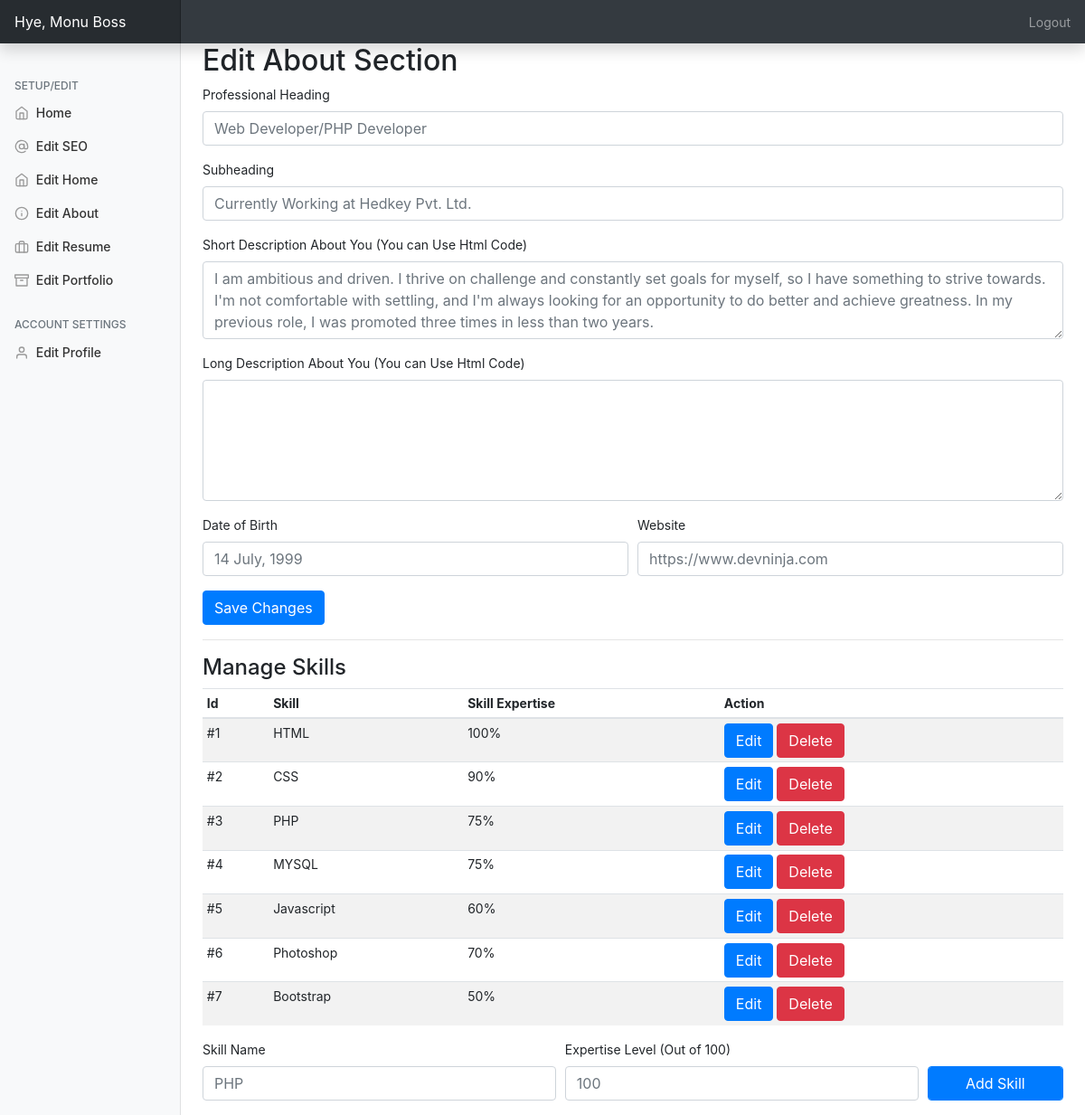
Page /admin/?editabout=true (signed in) on the committed database.
### tables this page shows
CREATE TABLE `skills` (
  `id` int(11) NOT NULL,
  `skill` varchar(250) NOT NULL,
  `score` varchar(250) NOT NULL
);

### admin/php/about.php (the view, shortened to what this page needs)
<h2>Edit About Section</h2>
         <form method="post" action="php/uabout.php">
         <div class="form-row">
             <div class="form-group col-md-12">
    <label for="ptitle">Professional Heading</label>
    <input type="text" name="ptitle" value="<?=$data['heading']?>" class="form-control" id="ptitle" placeholder="Web Developer/PHP Developer">
  </div>
        <div class="form-group col-md-12">
    <label for="psubtitle">Subheading</label>
    <input type="text" name="psubtitle" value="<?=$data['subheading']?>" class="form-control" id="psubtitle" placeholder="Currently Working at Hedkey Pvt. Ltd.">
  </div>
    <div class="form-group col-md-12">
    <label for="exampleFormControlTextarea1">Short Description About You (You can Use Html Code)</label>
    <textarea class="form-control" name="shortdesc" id="exampleFormControlTextarea1" rows="3" placeholder="I am ambitious and driven. I thrive on challenge and constantly set goals for myself, so I have something to strive towards. I'm not comfortable with settling, and I'm always looking for an opportunity to do better and achieve greatness. In my previous role, I was promoted three times in less than two years."><?=$data['shortdesc'];?></textarea>
  </div>
        <div class="form-group col-md-12">
    <label for="exampleFormControlTextarea1">Long Description About You (You can Use Html Code)</label>
    <textarea class="form-control" id="exampleFormControlTextarea1" rows="5" name="longdesc" placeholder="I am a person who is positive about every aspect of life. There are many things I like to do, to see, and to experience. I like to read, I like to write; I like to think, I like to dream; I like to talk, I like to listen. I like to see the sunrise in the morning, I like to see the moonlight at night; I like to feel the music flowing on my face, I like to smell the wind coming from the ocean. I like to look at the clouds in the sky with a blank mind, I like to do thought experiment when I cannot sleep in the middle of the night. I like flowers in spring, rain in summer, leaves in autumn, and snow in winter. I like to sleep early, I like to get up late; I like to be alone, I like to be surrounded by people. I like country’s peace, I like metropolis’ noise; I like the beautiful west lake in Hangzhou, I like the flat cornfield in Champaign. I like delicious food and comfortable shoes; I like good books and romantic movies. I like the land and the nature, I like people. And, I like to laugh."><?=$data['longdesc'];?>
    </textarea>
  </div>
        <div class="form-group col-md-6">
    <label for="bd">Date of Birth</label>
    <input type="text" name="dob" value="<?=$data['dob']?>" class="form-control" id="dob" placeholder="14 July, 1999">
  </div>
        <div class="form-group col-md-6">
    <label for="website">Website</label>
    <input type="text" name="website" value="<?=$data['website']?>" class="form-control" id="website" placeholder="https://www.devninja.com">
  </div>
         </div>
         <input type="submit" name="save" class="btn btn-primary" value="Save Changes">
         </form>
         <hr>
         <h4 ID="skillsection">Manage Skills</h4>
         <table class="table table-striped table-sm">
          <thead>
            <tr>
              <th>Id</th>
              <th>Skill</th>
              <th>Skill Expertise</th>
              <th>Action</th>
            </tr>
          </thead>
          <tbody>
         <?php
$query2="SELECT * FROM skills";
$queryrun2=mysqli_query($db,$query2);
$count=1;
while($data2=mysqli_fetch_array($queryrun2)){
    ?>
     <tr>
          <td>#<?=$count?></td>
              <td><?=$data2['skill']?></td>
         <td><?=$data2['score']?>%</td>
         <td><button type="button" class="btn btn-primary" data-toggle="modal" data-target="#modal<?=$data2['id']?>">
  Edit
</button> <a href="php/supdate.php?del=<?=$data2['id']?>"><button type="button" class="btn btn-danger" data-toggle="modal" data-target="#exampleModal">
  Delete
             </button></a></td>
            </tr>
         <?php $count++;
} ?>
             </tbody></table>
             <form action="php/supdate.php" method="post">
                 <div class="form-row">
                     <div class="form-group col-md-5">
    <label for="sn">Skill Name</label>
    <input type="text" name="skill" class="form-control" id="website" placeholder="PHP" required>
  </div><div class="form-group col-md-5">
    <label for="website">Expertise Level (Out of 100)</label>
    <input type="text" name="score" class="form-control" id="website" placeholder="100" required>
  </div>
   <div class="form-group col-md-2">
     <label class="text-white">submit</label>
      <input type="submit" name="addskill" class="btn btn-primary form-control" value="Add Skill">
   </div>
                 </div>
             </form>

### admin/css/dashboard.css (style rules this page uses)
body { font-size: .875rem; }

### rows in the picture
skills: skill "HTML", score "100"
skills: skill "CSS", score "90"
skills: skill "PHP", score "75"
skills: skill "MYSQL", score "75"
skills: skill "Javascript", score "60"
skills: skill "Photoshop", score "70"
skills: skill "Bootstrap", score "50"

### other values in the picture
$_SESSION['username'] "Monu Boss"
